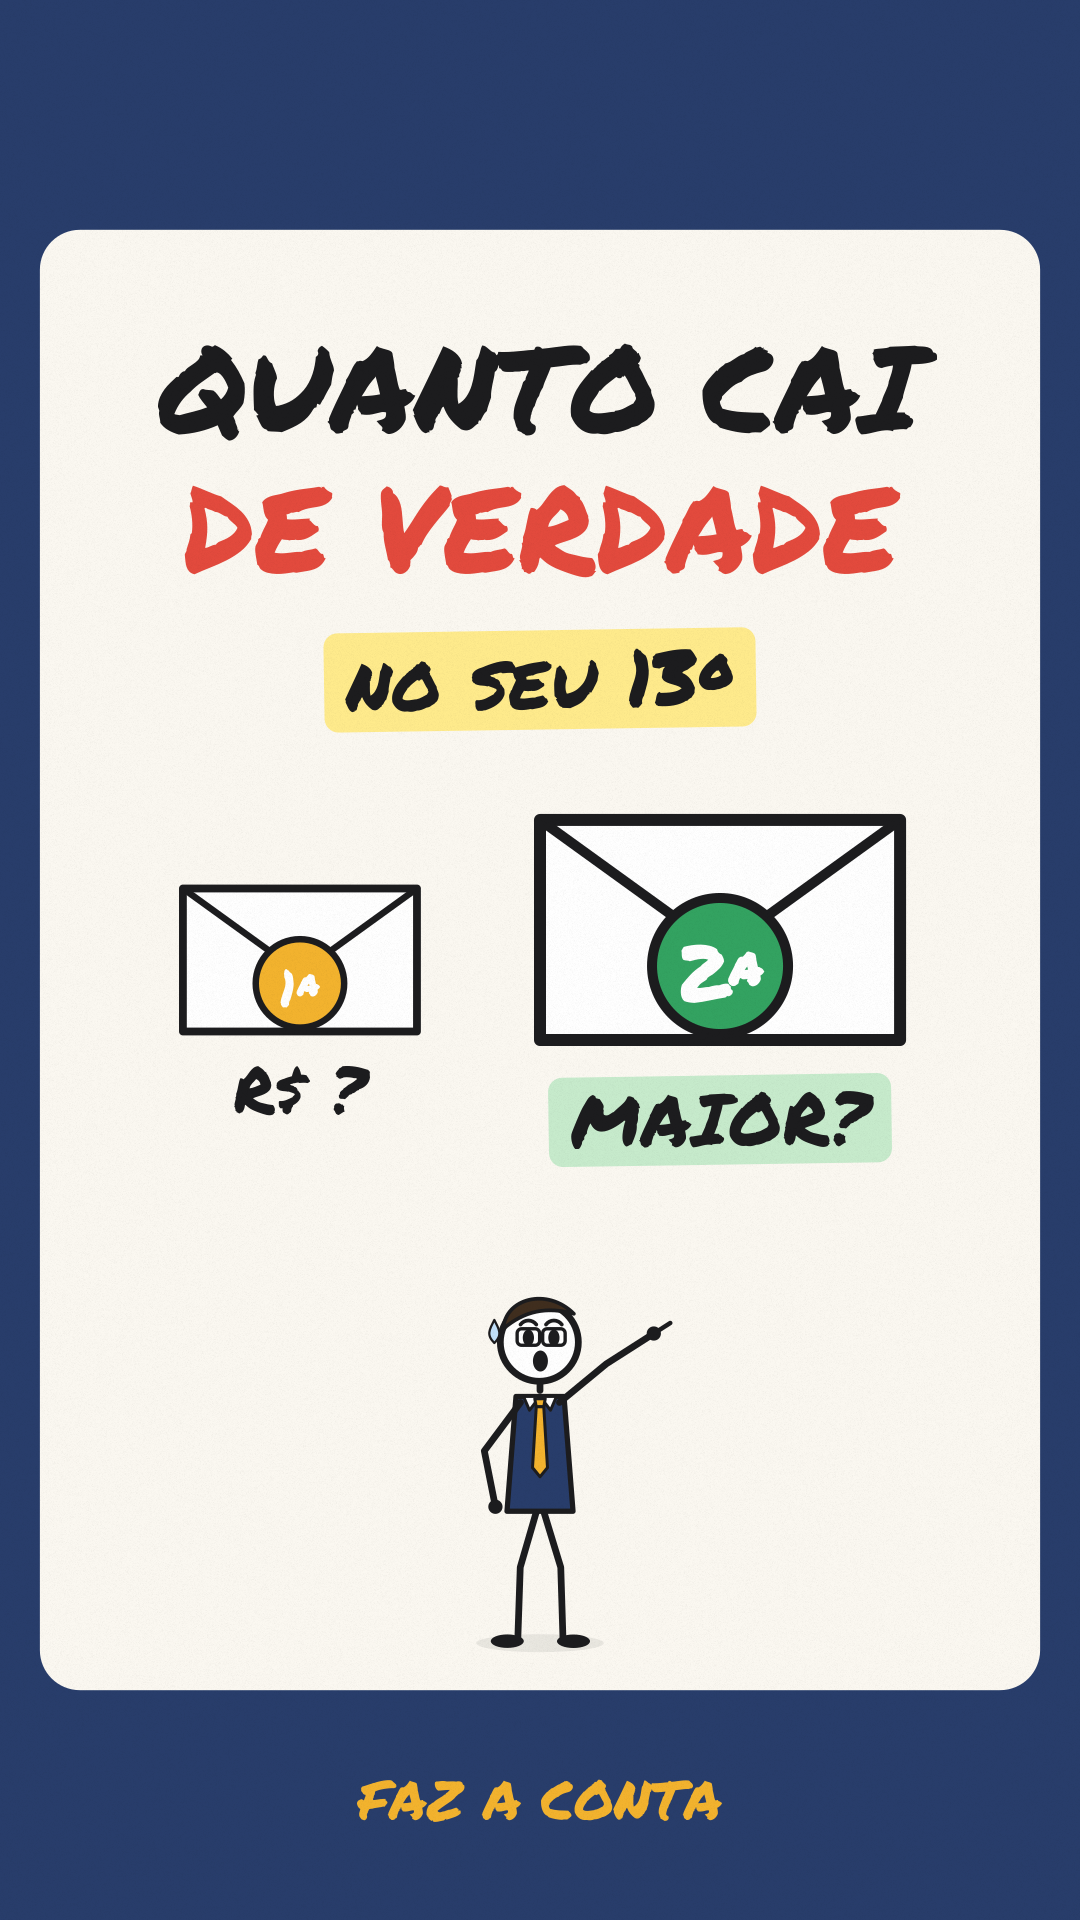

Source code (Python):
"""Capa do TikTok (1080x1920). A grade do perfil corta para 3:4: o essencial fica entre y 260 e 1660.
    python render.py stills videos/decimo-terceiro-quanto-cai/capa.py out/capas 10"""
from engine import *  # noqa

VERTICAL = True


def env(c, n, col, s):
    c.save(); c.scale(s, s); envelope(c); circle(c, 0, 18, 34, col, 5); text(c, n, 0, 22, 40, MARKER, WHITE); c.restore()


def capa(c, t):
    rgb(c, NAVY); c.paint()
    rrect(c, 40, 230, 1000, 1460, 40); fs(c, PAPER, 0)
    text(c, "QUANTO CAI", 540, 390, 120, MARKER, INK)
    text(c, "DE VERDADE", 540, 530, 120, MARKER, RED)
    c.save(); c.translate(540, 680); hl(c, "no seu 13º", 0, 0, 80, LYELLOW); c.restore()
    c.save(); c.translate(300, 960); env(c, "1ª", GOLD, 1.3); c.restore()
    c.save(); c.translate(300, 1090); text(c, "R$ ?", 0, 0, 64, MARKER, INK); c.restore()
    c.save(); c.translate(720, 930); env(c, "2ª", GREEN, 2.0); c.restore()
    c.save(); c.translate(720, 1120); hl(c, "MAIOR?", 0, 0, 72, LGREEN); c.restore()
    hero(c, 10, 540, 1640, 0.75, [(0, "point_ru")], [(0, "shocked")], look=0.4)
    text(c, "FAZ A CONTA", 540, 1800, 54, MARKER, GOLD)


SCENES = [(0.0, 999.0, capa)]
